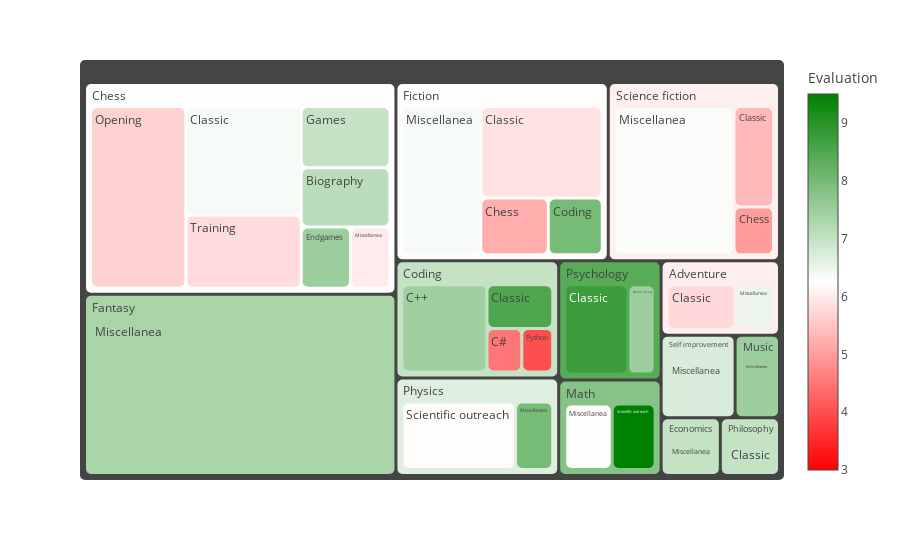

The code cell stored with this chart in its notebook:
### Code cell
read = df[df['Status'] == 'Read']
   
# Crea il treemap utilizzando le medie calcolate come colore
fig = px.treemap(read, 
                 path=['Category', 'Sub-Category','Title'],  # Utilizza solo 'Category' e 'Sub-Category' come livelli
                 values='Evaluation',  # Valori da rappresentare nel treemap
                 color='Evaluation',  # Colore basato sulla media di 'Evaluation'
                 color_continuous_scale=[[0, 'red'], [0.5, 'white'], [1, 'green']],
                 maxdepth=2,
                 title=''
                 ) 

fig.update_traces(marker=dict(cornerradius=5))
fig.update_traces(marker=dict(line=dict(width=0)))
fig.show()

### Figure 1 — Plotly figure (JSON) as saved in the notebook; plotly's stock layout.template omitted (floating-point values rounded to 4 significant figures; data arrays with more than 128 entries replaced by an {"elided": "..."} marker saying what was removed)
{"data": [{"branchvalues": "total", "customdata": {"elided": "132x1 float values"}, "domain": {"x": [0, 1], "y": [0, 1]}, "hovertemplate": "labels=%{label}<br>Evaluation_sum=%{value}<br>parent=%{parent}<br>id=%{id}<br>Evaluation=%{color}<extra></extra>", "ids": {"elided": "132 str values"}, "labels": {"elided": "132 str values"}, "marker": {"coloraxis": "coloraxis", "colors": {"elided": "132 float values"}, "cornerradius": 5, "line": {"width": 0}}, "maxdepth": 2, "name": "", "parents": {"elided": "132 str values"}, "type": "treemap", "values": {"elided": "132 float values"}}], "layout": {"coloraxis": {"colorbar": {"title": {"text": "Evaluation"}}, "colorscale": [[0, "red"], [0.5, "white"], [1, "green"]]}, "legend": {"tracegroupgap": 0}, "margin": {"t": 60}}}
